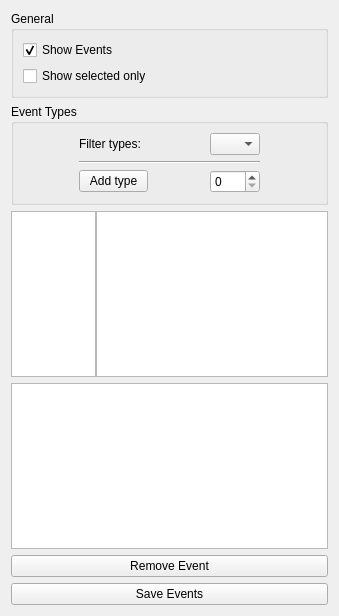
<?xml version="1.0" encoding="UTF-8"?>
<ui version="4.0">
 <class>EventWindowDockWidget</class>
 <widget class="QWidget" name="EventWindowDockWidget">
  <property name="windowModality">
   <enum>Qt::NonModal</enum>
  </property>
  <property name="geometry">
   <rect>
    <x>0</x>
    <y>0</y>
    <width>339</width>
    <height>616</height>
   </rect>
  </property>
  <property name="sizePolicy">
   <sizepolicy hsizetype="Expanding" vsizetype="Expanding">
    <horstretch>0</horstretch>
    <verstretch>0</verstretch>
   </sizepolicy>
  </property>
  <property name="minimumSize">
   <size>
    <width>194</width>
    <height>293</height>
   </size>
  </property>
  <property name="maximumSize">
   <size>
    <width>524287</width>
    <height>524287</height>
   </size>
  </property>
  <property name="windowTitle">
   <string>Event List</string>
  </property>
  <layout class="QGridLayout" name="gridLayout_4">
   <item row="1" column="0">
    <widget class="QGroupBox" name="groupBox_2">
     <property name="sizePolicy">
      <sizepolicy hsizetype="Expanding" vsizetype="Fixed">
       <horstretch>0</horstretch>
       <verstretch>0</verstretch>
      </sizepolicy>
     </property>
     <property name="title">
      <string>Event Types</string>
     </property>
     <layout class="QVBoxLayout" name="verticalLayout_2">
      <item>
       <layout class="QGridLayout" name="gridLayout_3">
        <item row="2" column="0" rowspan="2">
         <widget class="QPushButton" name="m_pushButton_addEventType">
          <property name="sizePolicy">
           <sizepolicy hsizetype="Fixed" vsizetype="Fixed">
            <horstretch>0</horstretch>
            <verstretch>0</verstretch>
           </sizepolicy>
          </property>
          <property name="minimumSize">
           <size>
            <width>69</width>
            <height>0</height>
           </size>
          </property>
          <property name="maximumSize">
           <size>
            <width>69</width>
            <height>16777215</height>
           </size>
          </property>
          <property name="text">
           <string>Add type</string>
          </property>
         </widget>
        </item>
        <item row="0" column="0">
         <widget class="QLabel" name="m_label_filterEvents">
          <property name="sizePolicy">
           <sizepolicy hsizetype="Fixed" vsizetype="Fixed">
            <horstretch>0</horstretch>
            <verstretch>0</verstretch>
           </sizepolicy>
          </property>
          <property name="text">
           <string>Filter types:</string>
          </property>
         </widget>
        </item>
        <item row="0" column="1">
         <widget class="QComboBox" name="m_comboBox_filterTypes">
          <property name="sizePolicy">
           <sizepolicy hsizetype="Fixed" vsizetype="Fixed">
            <horstretch>0</horstretch>
            <verstretch>50</verstretch>
           </sizepolicy>
          </property>
          <property name="minimumSize">
           <size>
            <width>50</width>
            <height>0</height>
           </size>
          </property>
          <property name="maximumSize">
           <size>
            <width>50</width>
            <height>16777215</height>
           </size>
          </property>
          <property name="maxCount">
           <number>100</number>
          </property>
          <property name="sizeAdjustPolicy">
           <enum>QComboBox::AdjustToContents</enum>
          </property>
         </widget>
        </item>
        <item row="2" column="1" rowspan="2">
         <widget class="QSpinBox" name="m_spinBox_addEventType">
          <property name="sizePolicy">
           <sizepolicy hsizetype="Fixed" vsizetype="Fixed">
            <horstretch>0</horstretch>
            <verstretch>0</verstretch>
           </sizepolicy>
          </property>
          <property name="minimumSize">
           <size>
            <width>50</width>
            <height>0</height>
           </size>
          </property>
          <property name="maximumSize">
           <size>
            <width>50</width>
            <height>16777215</height>
           </size>
          </property>
          <property name="maximum">
           <number>99999</number>
          </property>
         </widget>
        </item>
        <item row="1" column="0" colspan="2">
         <widget class="Line" name="line">
          <property name="orientation">
           <enum>Qt::Horizontal</enum>
          </property>
         </widget>
        </item>
       </layout>
      </item>
     </layout>
    </widget>
   </item>
   <item row="4" column="0">
    <widget class="QColumnView" name="columnView"/>
   </item>
   <item row="9" column="0">
    <widget class="QPushButton" name="m_pushButtonSave">
     <property name="text">
      <string>Save Events</string>
     </property>
    </widget>
   </item>
   <item row="0" column="0">
    <widget class="QGroupBox" name="groupBox">
     <property name="sizePolicy">
      <sizepolicy hsizetype="Expanding" vsizetype="Fixed">
       <horstretch>0</horstretch>
       <verstretch>0</verstretch>
      </sizepolicy>
     </property>
     <property name="title">
      <string>General</string>
     </property>
     <layout class="QGridLayout" name="gridLayout">
      <item row="0" column="1">
       <layout class="QGridLayout" name="gridLayout_2">
        <item row="1" column="1" colspan="2">
         <widget class="QCheckBox" name="m_checkBox_showSelectedEventsOnly">
          <property name="sizePolicy">
           <sizepolicy hsizetype="Preferred" vsizetype="Fixed">
            <horstretch>0</horstretch>
            <verstretch>0</verstretch>
           </sizepolicy>
          </property>
          <property name="text">
           <string>Show selected only</string>
          </property>
         </widget>
        </item>
        <item row="0" column="1" colspan="2">
         <widget class="QCheckBox" name="m_checkBox_activateEvents">
          <property name="sizePolicy">
           <sizepolicy hsizetype="Preferred" vsizetype="Fixed">
            <horstretch>0</horstretch>
            <verstretch>0</verstretch>
           </sizepolicy>
          </property>
          <property name="text">
           <string>Show Events</string>
          </property>
          <property name="checked">
           <bool>true</bool>
          </property>
         </widget>
        </item>
       </layout>
      </item>
     </layout>
    </widget>
   </item>
   <item row="8" column="0">
    <widget class="QPushButton" name="m_pushButtonDelete">
     <property name="text">
      <string>Remove Event</string>
     </property>
    </widget>
   </item>
   <item row="2" column="0">
    <widget class="QFrame" name="horizontalFrame">
     <property name="lineWidth">
      <number>0</number>
     </property>
     <layout class="QHBoxLayout" name="horizontalLayout_2">
      <property name="spacing">
       <number>0</number>
      </property>
      <property name="leftMargin">
       <number>0</number>
      </property>
      <property name="topMargin">
       <number>0</number>
      </property>
      <property name="rightMargin">
       <number>0</number>
      </property>
      <property name="bottomMargin">
       <number>0</number>
      </property>
      <item>
       <widget class="QListView" name="listView">
        <property name="sizePolicy">
         <sizepolicy hsizetype="MinimumExpanding" vsizetype="Expanding">
          <horstretch>0</horstretch>
          <verstretch>0</verstretch>
         </sizepolicy>
        </property>
        <property name="minimumSize">
         <size>
          <width>85</width>
          <height>0</height>
         </size>
        </property>
        <property name="maximumSize">
         <size>
          <width>85</width>
          <height>500000</height>
         </size>
        </property>
       </widget>
      </item>
      <item>
       <widget class="QTableView" name="m_tableView_eventTableView">
        <property name="enabled">
         <bool>true</bool>
        </property>
        <property name="sizePolicy">
         <sizepolicy hsizetype="Expanding" vsizetype="Expanding">
          <horstretch>0</horstretch>
          <verstretch>0</verstretch>
         </sizepolicy>
        </property>
        <property name="minimumSize">
         <size>
          <width>0</width>
          <height>0</height>
         </size>
        </property>
        <property name="maximumSize">
         <size>
          <width>16777215</width>
          <height>16777215</height>
         </size>
        </property>
        <property name="baseSize">
         <size>
          <width>0</width>
          <height>0</height>
         </size>
        </property>
        <property name="sizeAdjustPolicy">
         <enum>QAbstractScrollArea::AdjustToContentsOnFirstShow</enum>
        </property>
        <property name="editTriggers">
         <set>QAbstractItemView::AnyKeyPressed|QAbstractItemView::CurrentChanged|QAbstractItemView::DoubleClicked|QAbstractItemView::EditKeyPressed</set>
        </property>
        <property name="showDropIndicator" stdset="0">
         <bool>false</bool>
        </property>
        <property name="dragDropOverwriteMode">
         <bool>false</bool>
        </property>
        <property name="selectionMode">
         <enum>QAbstractItemView::SingleSelection</enum>
        </property>
        <property name="selectionBehavior">
         <enum>QAbstractItemView::SelectItems</enum>
        </property>
        <property name="textElideMode">
         <enum>Qt::ElideMiddle</enum>
        </property>
        <property name="sortingEnabled">
         <bool>false</bool>
        </property>
       </widget>
      </item>
     </layout>
    </widget>
   </item>
  </layout>
 </widget>
 <tabstops>
  <tabstop>m_checkBox_activateEvents</tabstop>
  <tabstop>m_checkBox_showSelectedEventsOnly</tabstop>
  <tabstop>m_comboBox_filterTypes</tabstop>
  <tabstop>m_pushButton_addEventType</tabstop>
  <tabstop>m_spinBox_addEventType</tabstop>
 </tabstops>
 <resources/>
 <connections/>
</ui>
